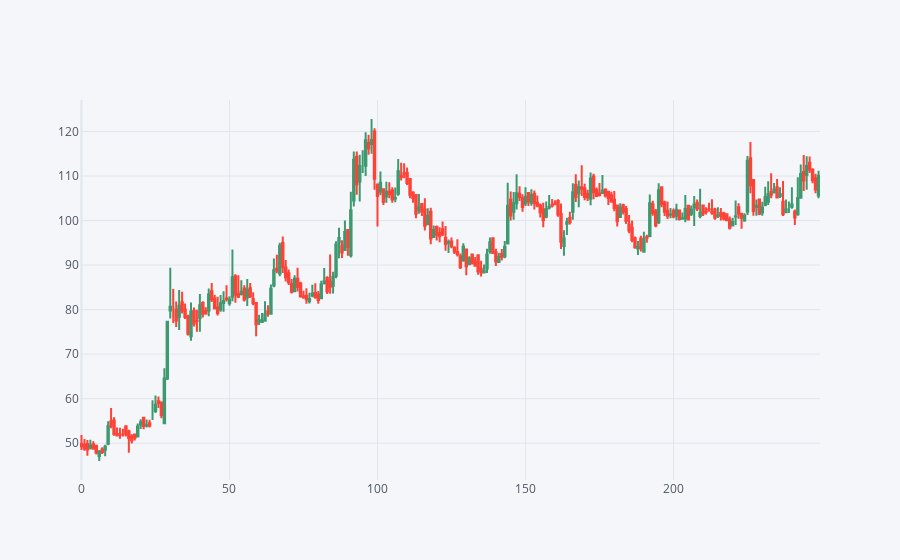

The cell this chart's notebook holds for it:
### Code cell
# Let's see the candle for the other chosen share
CANDLE_ALEMBIC = alembic_df[['Open_Price', 'High_Price', 'Low_Price', 'Close_Price']].iplot(kind='candle')

### Figure 1 — Plotly figure (JSON) as saved in the notebook; plotly's stock layout.template omitted (floating-point values rounded to 4 significant figures; data arrays with more than 128 entries replaced by an {"elided": "..."} marker saying what was removed)
{"data": [{"close": {"elided": "250 float values"}, "high": {"elided": "250 float values"}, "low": {"elided": "250 float values"}, "open": {"elided": "250 float values"}, "showlegend": false, "type": "candlestick", "x": {"elided": "250 int values"}, "yaxis": "y2"}], "layout": {"legend": {"bgcolor": "#F5F6F9", "font": {"color": "#4D5663"}}, "paper_bgcolor": "#F5F6F9", "plot_bgcolor": "#F5F6F9", "title": {"font": {"color": "#4D5663"}}, "xaxis": {"gridcolor": "#E1E5ED", "rangeslider": {"visible": false}, "showgrid": true, "tickfont": {"color": "#4D5663"}, "title": {"font": {"color": "#4D5663"}, "text": ""}, "zerolinecolor": "#E1E5ED"}, "yaxis": {"gridcolor": "#E1E5ED", "showgrid": true, "showticklabels": false, "tickfont": {"color": "#4D5663"}, "title": {"font": {"color": "#4D5663"}, "text": ""}, "zerolinecolor": "#E1E5ED"}, "yaxis2": {"gridcolor": "#E1E5ED", "showgrid": true, "tickfont": {"color": "#4D5663"}, "title": {"font": {"color": "#4D5663"}, "text": ""}, "zerolinecolor": "#E1E5ED"}}}
